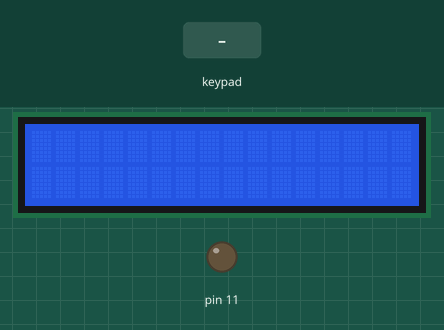
The sketch below on a simulated Arduino Uno, built with avr-gcc and run on an emulated ATmega328P. Parts: 16×2 character LCD, output pins drawn as LEDs (lit = HIGH). The inputs (shaded band) are chosen by the test bench. What the sketch prints to the serial monitor is not drawn.

Above: at 1.2 s.
1.3 s: keypad keys 1 2 3 4 # # pressed 0.4 s apart
At 3.7 s:
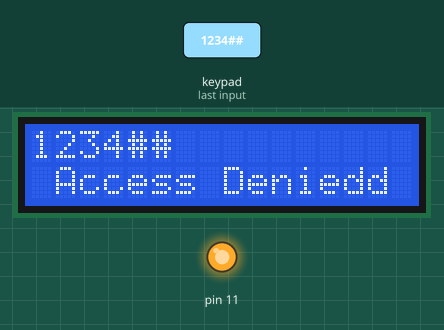
6.7 s: key '*' pressed
At 7.5 s:
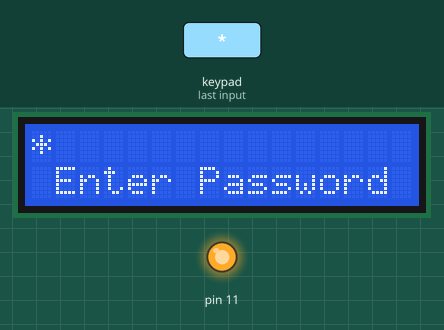
8.2 s: keypad keys 1 2 3 4 # * pressed 0.4 s apart
At 11.2 s:
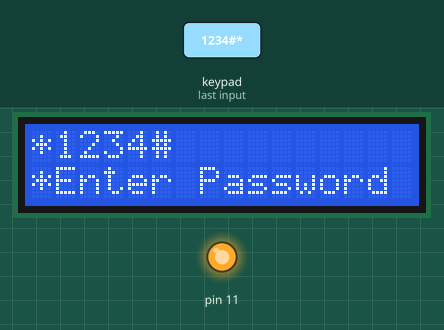
12.1 s: keypad keys 1 3 9 7 2 # pressed 0.4 s apart
At 14.4 s:
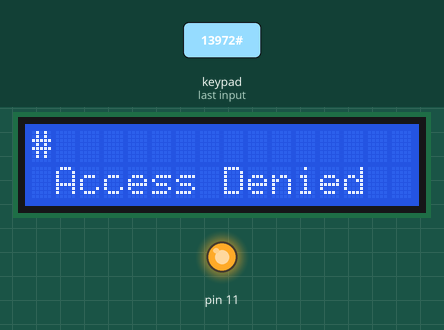
16.0 s: key '5' pressed
At 16.8 s:
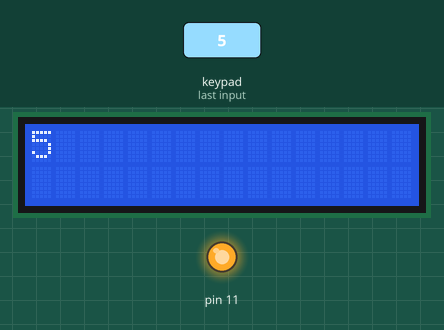
17.6 s: keypad keys 1 2 3 4 # # pressed 0.4 s apart
At 24.4 s:
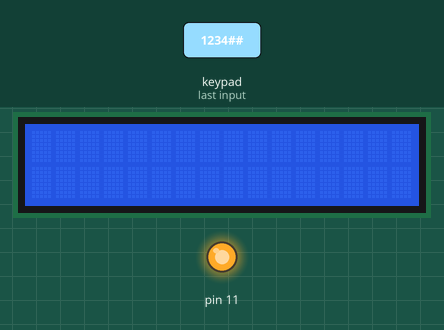
Timing chart, 0 to 24.7 s (numbered marks = the images above; inputs shaded):
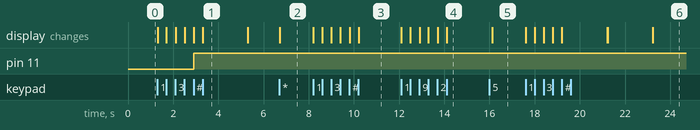

The sketch:

Display.ino
```cpp
// include the library code:
#include <LiquidCrystal.h>
#include <Keypad.h>
// initialize the library by associating any needed LCD interface pin
// with the arduino pin number it is connected to
const int rs = 13, en = 12, d4 = A3, d5 = A2, d6 = A1, d7 = A0;
LiquidCrystal lcd(rs, en, d4, d5, d6, d7);
const byte ROWS = 4; //four rows
const byte COLS = 3; //three columns
char keys[ROWS][COLS] = {
  {'1','2','3'},
  {'4','5','6'},
  {'7','8','9'},
  {'*','0','#'}
};
byte rowPins[ROWS] = {3, 2, 4, 8}; //connect to the row pinouts of the keypad
byte colPins[COLS] = {5, 6, 7}; //connect to the column pinouts of the keypad
int LCDCol = 0;
int LCDRow = 0;

Keypad keypad = Keypad( makeKeymap(keys), rowPins, colPins, ROWS, COLS );

String v_passcode="";

void setup(){
   Serial.begin(9600);
   lcd.begin(16, 2);
   lcd.setCursor(LCDCol, LCDRow);
   pinMode(11,OUTPUT);
   }

void loop(){
  char key = keypad.getKey();

  if (key){
    Serial.println(key);


    if ( LCDCol > 5  )
    {
     ++LCDRow;

      if (LCDRow>1)
      { LCDRow=0; LCDCol = 0 ;  lcd.clear(); }

    LCDCol = 0 ;
    }


    lcd.setCursor (LCDCol, LCDRow);

       lcd.print(key);

    ++LCDCol;

  }

  if (key != NO_KEY){
    //Serial.println(key);

    v_passcode = v_passcode + key;

    if(key=='*')
    { lcd.setCursor(1,2);
  lcd.print("Enter Password");
      Serial.println("Enter Password");
        v_passcode="";
    }

    if(key=='#')
    {
      Serial.println("Validate the Password");
        Serial.println(v_passcode);

        if (v_passcode=="1234#")
        {
          lcd.setCursor(1,2);
  lcd.print("Access Granted");
 digitalWrite(11,HIGH);
        }
        else
        {
          lcd.setCursor(1,2);
  lcd.print("Access Denied");
  delay(2000);
  LCDRow=0; LCDCol = 0 ;  lcd.clear();
        }
    }
  }
}
```

Measured:
- after the input at 1.3 s, pin 11: LOW → HIGH after 1.6 s; the display: first changes at once (image 1 shows a later state)
- after the input at 6.7 s, the display: changes at once (image 2)
- after the input at 8.2 s, the display: first changes at once (image 3 shows a later state)
- after the input at 12.1 s, the display: first changes at once (image 4 shows a later state)
- after the input at 16.0 s, the display: first differs from a run without the input after 0.13 s (image 5)
- after the input at 17.6 s, the display: first changes at once (image 6 shows a later state)
- what the display in image 1 shows lasts 2.0 s, from 3.3 s to 5.3 s
